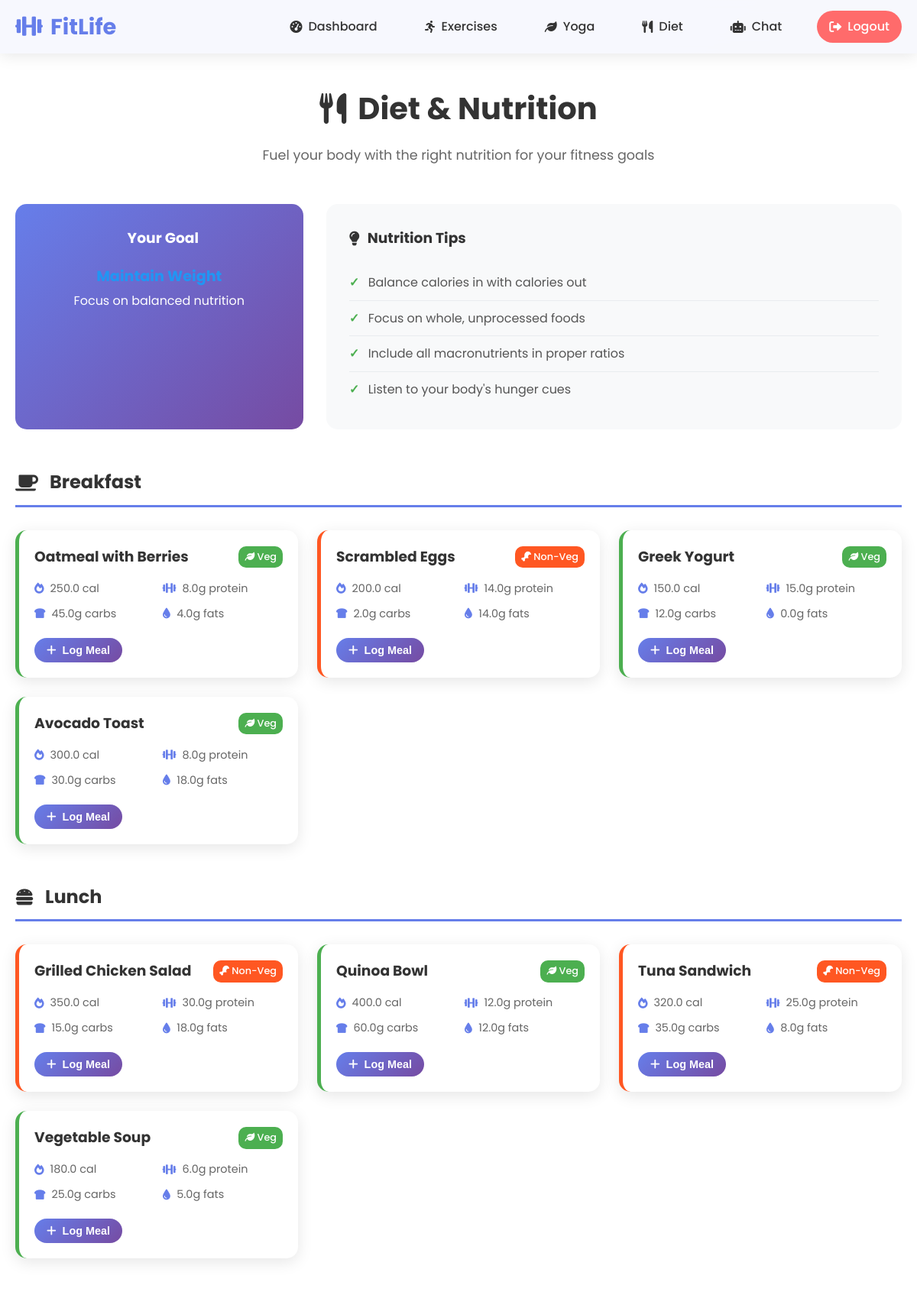
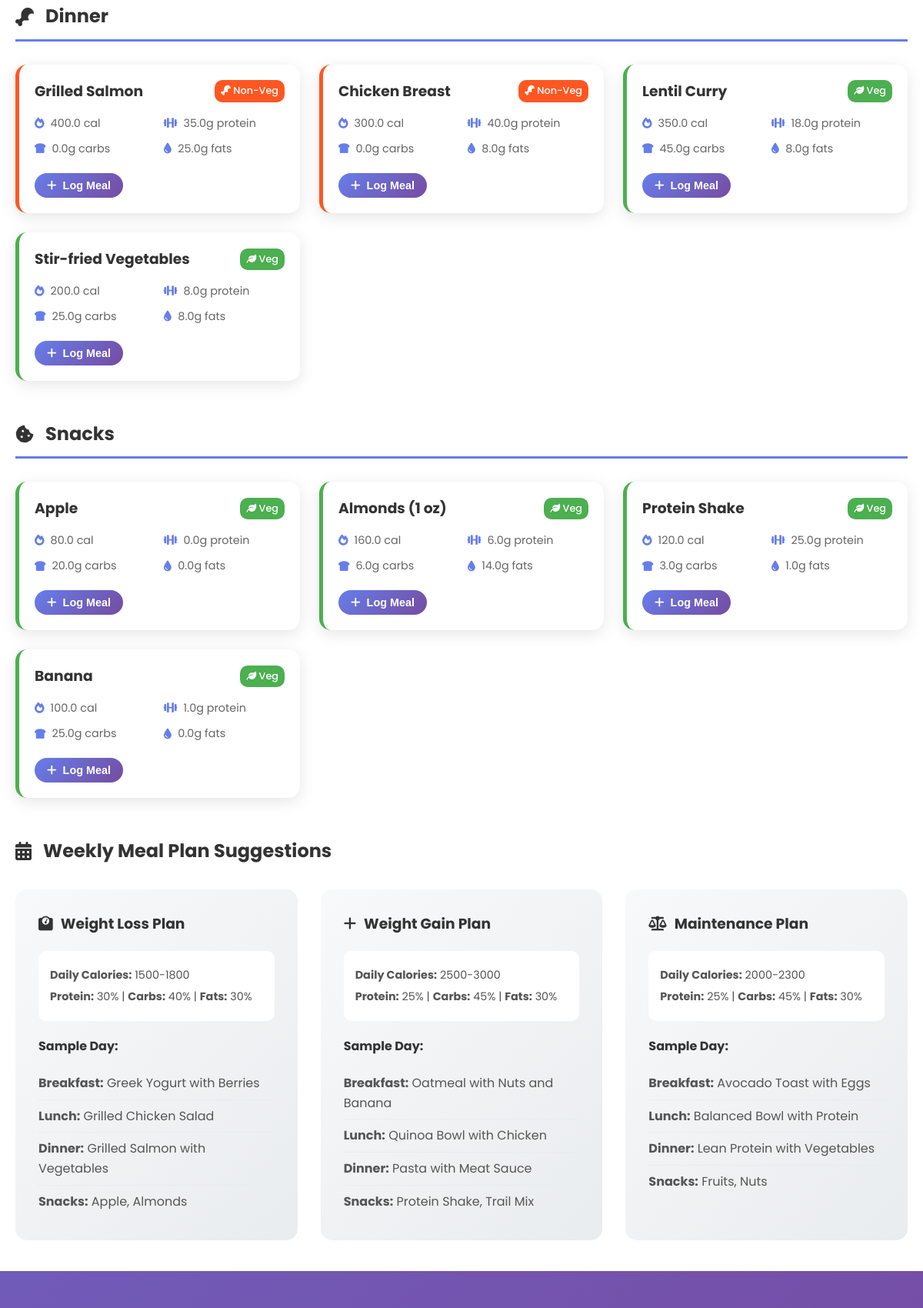
Page /diet (signed in, upper part) on the committed database (2 pictures, top to bottom).
### models.py (models this page shows)
class Meal(Base):
    __tablename__ = 'meals'
    id = Column(Integer, primary_key=True)
    name = Column(String(100), nullable=False)
    category = Column(String(50), nullable=False)  # breakfast, lunch, dinner, snack
    calories = Column(Float, nullable=False)  # per serving
    protein = Column(Float, default=0)
    carbs = Column(Float, default=0)
    fats = Column(Float, default=0)
    is_vegetarian = Column(Integer, default=0)  # 0 = no, 1 = yes
    meal_logs = relationship("MealLog", back_populates="meal")

### app.py (the view)
@app.route('/diet')
def diet():
  if 'user_id' not in session:
      return redirect(url_for('login'))
  db_session = get_db_session()
  user = db_session.query(User).filter_by(id=session['user_id']).first()
  meals = db_session.query(Meal).all()
  meal_categories = {}
  for meal in meals:
      if meal.category not in meal_categories:
          meal_categories[meal.category] = []
      meal_categories[meal.category].append(meal)
  db_session.close()
  return render_template('diet.html', meal_categories=meal_categories, user=user)

### app.py (called while the page is built)
def get_db_session():
  return Session()

### templates/diet.html (shortened to what this page needs)
{% extends "base.html" %}
{% block content %}
<div class="diet-container">
    <div class="page-header">
        <h1><i class="fas fa-utensils"></i> Diet & Nutrition</h1>
        <p>Fuel your body with the right nutrition for your fitness goals</p>
    </div>
    <div class="diet-overview">
        <div class="goal-card">
            <h3> Your Goal</h3>
            <p class="goal-text">
                {% if user.goal == 'lose_weight' %}
                    <span class="goal-lose">Lose Weight</span>
                    <br><small>Focus on creating a caloric deficit</small>
                {% elif user.goal == 'gain_weight' %}
                    <span class="goal-gain">Gain Weight</span>
                    <br><small>Focus on healthy caloric surplus</small>
                {% else %}
                    <span class="goal-maintain">Maintain Weight</span>
                    <br><small>Focus on balanced nutrition</small>
                {% endif %}
            </p>
        </div>
        <div class="nutrition-tips">
            <h3><i class="fas fa-lightbulb"></i> Nutrition Tips</h3>
            {% if user.goal == 'lose_weight' %}
                <ul>
                    <li>Eat in a caloric deficit (burn more than you consume)</li>
                    <li>Focus on protein to maintain muscle mass</li>
                    <li>Include plenty of vegetables and fiber</li>
                    <li>Stay hydrated and avoid empty calories</li>
                </ul>
            {% else %}
                <ul>
                    <li>Balance calories in with calories out</li>
                    <li>Focus on whole, unprocessed foods</li>
                    <li>Include all macronutrients in proper ratios</li>
                    <li>Listen to your body's hunger cues</li>
                </ul>
            {% endif %}
        </div>
    </div>
    {% for category, meals in meal_categories.items() %}
        <div class="meal-category">
            <div class="category-header">
                <h2>
                    {% if category == 'breakfast' %}
                        <i class="fas fa-coffee"></i> Breakfast
                    {% elif category == 'lunch' %}
                        <i class="fas fa-hamburger"></i> Lunch
                    {% elif category == 'dinner' %}
                        <i class="fas fa-drumstick-bite"></i> Dinner
                    {% else %}
                        <i class="fas fa-cookie-bite"></i> Snacks
                    {% endif %}
                </h2>
            </div>
            <div class="meals-grid">
                {% for meal in meals %}
                    <div class="meal-card {{ 'vegetarian' if meal.is_vegetarian else 'non-vegetarian' }}">
                        <div class="meal-header">
                            <h3>{{ meal.name }}</h3>
                            {% if meal.is_vegetarian %}
                                <span class="veg-badge"><i class="fas fa-leaf"></i> Veg</span>
                            {% else %}
                                <span class="non-veg-badge"><i class="fas fa-drumstick-bite"></i> Non-Veg</span>
                            {% endif %}
                        </div>
                        <div class="meal-nutrition">
                            <div class="nutrition-item">
                                <i class="fas fa-fire"></i>
                                <span>{{ meal.calories }} cal</span>
                            </div>
                            <div class="nutrition-item">
                                <i class="fas fa-dumbbell"></i>
                                <span>{{ meal.protein }}g protein</span>
                            </div>
                            <div class="nutrition-item">
                                <i class="fas fa-bread-slice"></i>
                                <span>{{ meal.carbs }}g carbs</span>
                            </div>
                            <div class="nutrition-item">
                                <i class="fas fa-tint"></i>
                                <span>{{ meal.fats }}g fats</span>
                            </div>
                        </div>
                        <button class="btn btn-primary btn-small" onclick="openMealModal({{ meal.id }}, '{{ meal.name }}', {{ meal.calories }})">
                            <i class="fas fa-plus"></i> Log Meal
                        </button>
                    </div>
                {% endfor %}
            </div>
        </div>
    {% endfor %}
    <div class="meal-planning">
        <h2><i class="fas fa-calendar-alt"></i> Weekly Meal Plan Suggestions</h2>
        <div class="meal-plan-grid">
            <div class="meal-plan-card">
                <h3><i class="fas fa-weight"></i> Weight Loss Plan</h3>
                <div class="plan-details">
                    <p><strong>Daily Calories:</strong> 1500-1800</p>
                    <p><strong>Protein:</strong> 30% | <strong>Carbs:</strong> 40% | <strong>Fats:</strong> 30%</p>
                </div>
                <div class="sample-day">
                    <h4>Sample Day:</h4>
                    <ul>
                        <li><strong>Breakfast:</strong> Greek Yogurt with Berries</li>
                        <li><strong>Lunch:</strong> Grilled Chicken Salad</li>
                        <li><strong>Dinner:</strong> Grilled Salmon with Vegetables</li>
                        <li><strong>Snacks:</strong> Apple, Almonds</li>
                    </ul>
                </div>
            </div>
            <div class="meal-plan-card">
                <h3><i class="fas fa-plus"></i> Weight Gain Plan</h3>
                <div class="plan-details">
                    <p><strong>Daily Calories:</strong> 2500-3000</p>
                    <p><strong>Protein:</strong> 25% | <strong>Carbs:</strong> 45% | <strong>Fats:</strong> 30%</p>
                </div>
                <div class="sample-day">
                    <h4>Sample Day:</h4>
                    <ul>
                        <li><strong>Breakfast:</strong> Oatmeal with Nuts and Banana</li>
                        <li><strong>Lunch:</strong> Quinoa Bowl with Chicken</li>
                        <li><strong>Dinner:</strong> Pasta with Meat Sauce</li>
                        <li><strong>Snacks:</strong> Protein Shake, Trail Mix</li>
                    </ul>
                </div>
            </div>
            <div class="meal-plan-card">
                <h3><i class="fas fa-balance-scale"></i> Maintenance Plan</h3>
                <div class="plan-details">
                    <p><strong>Daily Calories:</strong> 2000-2300</p>
                    <p><strong>Protein:</strong> 25% | <strong>Carbs:</strong> 45% | <strong>Fats:</strong> 30%</p>
                </div>
                <div class="sample-day">
                    <h4>Sample Day:</h4>
                    <ul>
                        <li><strong>Breakfast:</strong> Avocado Toast with Eggs</li>
                        <li><strong>Lunch:</strong> Balanced Bowl with Protein</li>
                        <li><strong>Dinner:</strong> Lean Protein with Vegetables</li>
                        <li><strong>Snacks:</strong> Fruits, Nuts</li>
                    </ul>
                </div>
            </div>
        </div>
    </div>
</div>
{% endblock %}

### static/css/style.css (style rules this page uses)
* { margin: 0; padding: 0; box-sizing: border-box; }
body { font-family: "Poppins", sans-serif; line-height: 1.6; color: #333; background: linear-gradient(135deg, #667eea 0%, #764ba2 100%); min-height: 100vh; }
.btn { display: inline-flex; align-items: center; gap: 8px; padding: 12px 24px; border: none; border-radius: 25px; font-weight: 600; text-decoration: none; cursor: pointer; transition: all 0.3s ease; font-size: 1rem; }
.btn-primary { background: linear-gradient(135deg, #667eea, #764ba2); color: white; }
.btn-small { padding: 8px 16px; font-size: 0.9rem; }
.page-header { text-align: center; margin-bottom: 50px; }
.page-header h1 { font-size: 2.5rem; color: #333; margin-bottom: 15px; display: flex; align-items: center; justify-content: center; gap: 15px; }
.page-header p { color: #666; font-size: 1.1rem; }
.category-header h2 { color: #333; margin-bottom: 30px; padding-bottom: 10px; border-bottom: 3px solid #667eea; display: flex; align-items: center; gap: 15px; }
.diet-container { padding: 40px 20px; max-width: 1200px; margin: 0 auto; background: white; min-height: 90vh; }
.diet-overview { display: grid; grid-template-columns: 1fr 2fr; gap: 30px; margin-bottom: 50px; }
.goal-card { background: linear-gradient(135deg, #667eea, #764ba2); color: white; padding: 30px; border-radius: 15px; text-align: center; }
.goal-card h3 { margin-bottom: 20px; display: flex; align-items: center; justify-content: center; gap: 10px; }
.goal-text { font-size: 1.2rem; margin: 0; }
.goal-maintain { color: #2196f3; font-weight: 700; }
.nutrition-tips { background: #f8f9fa; padding: 30px; border-radius: 15px; }
.nutrition-tips h3 { color: #333; margin-bottom: 20px; display: flex; align-items: center; gap: 10px; }
.nutrition-tips ul { list-style: none; }
.nutrition-tips li { padding: 10px 0; border-bottom: 1px solid #e9ecef; color: #555; position: relative; padding-left: 25px; }
.nutrition-tips li:before { content: "✓"; position: absolute; left: 0; color: #4caf50; font-weight: bold; }
.nutrition-tips li:last-child { border-bottom: none; }
.meal-category { margin-bottom: 50px; }
.meal-category .category-header h2 { color: #333; margin-bottom: 30px; padding-bottom: 10px; border-bottom: 3px solid #667eea; display: flex; align-items: center; gap: 15px; }
.meals-grid { display: grid; grid-template-columns: repeat(auto-fill, minmax(280px, 1fr)); gap: 25px; }
.meal-card { background: white; border-radius: 15px; padding: 20px; box-shadow: 0 5px 20px rgba(0, 0, 0, 0.1); transition: all 0.3s ease; border-left: 5px solid #667eea; }
.meal-card.vegetarian { border-left-color: #4caf50; }
.meal-card.non-vegetarian { border-left-color: #ff5722; }
.meal-header { display: flex; justify-content: space-between; align-items: center; margin-bottom: 15px; }
.meal-header h3 { color: #333; margin: 0; }
.veg-badge { background: #4caf50; color: white; padding: 4px 8px; border-radius: 10px; font-size: 0.8rem; font-weight: 500; }
.non-veg-badge { background: #ff5722; color: white; padding: 4px 8px; border-radius: 10px; font-size: 0.8rem; font-weight: 500; }
.meal-nutrition { display: grid; grid-template-columns: 1fr 1fr; gap: 10px; margin-bottom: 20px; }
.nutrition-item { display: flex; align-items: center; gap: 8px; color: #666; font-size: 0.9rem; }
.nutrition-item i { color: #667eea; }
.meal-planning { margin-top: 50px; }
.meal-planning h2 { color: #333; margin-bottom: 30px; display: flex; align-items: center; gap: 15px; }
.meal-plan-grid { display: grid; grid-template-columns: repeat(auto-fit, minmax(350px, 1fr)); gap: 30px; }
.meal-plan-card { background: linear-gradient(135deg, #f8f9fa, #e9ecef); padding: 30px; border-radius: 15px; transition: all 0.3s ease; }
.meal-plan-card h3 { color: #333; margin-bottom: 20px; display: flex; align-items: center; gap: 10px; }
.plan-details { background: white; padding: 15px; border-radius: 10px; margin-bottom: 20px; }
.plan-details p { margin: 5px 0; color: #555; font-size: 0.9rem; }
.sample-day h4 { color: #333; margin-bottom: 15px; }
.sample-day ul { list-style: none; }
.sample-day li { padding: 8px 0; border-bottom: 1px solid #e9ecef; color: #555; }
.sample-day li:last-child { border-bottom: none; }

### rows in the picture
Meal: category "breakfast" (drawn), name "Oatmeal with Berries", is_vegetarian 1 (drawn), calories "250.0", protein "8.0", carbs "45.0", fats "4.0"
Meal: name "Scrambled Eggs", is_vegetarian 0 (drawn), calories "200.0", protein "14.0", carbs "2.0", fats "14.0"
Meal: name "Greek Yogurt", is_vegetarian 1 (drawn), calories "150.0", protein "15.0", carbs "12.0", fats "0.0"
Meal: name "Avocado Toast", is_vegetarian 1 (drawn), calories "300.0", protein "8.0", carbs "30.0", fats "18.0"
Meal: category "lunch" (drawn), name "Grilled Chicken Salad", is_vegetarian 0 (drawn), calories "350.0", protein "30.0", carbs "15.0", fats "18.0"
Meal: name "Quinoa Bowl", is_vegetarian 1 (drawn), calories "400.0", protein "12.0", carbs "60.0", fats "12.0"
Meal: name "Tuna Sandwich", is_vegetarian 0 (drawn), calories "320.0", protein "25.0", carbs "35.0", fats "8.0"
Meal: name "Vegetable Soup", is_vegetarian 1 (drawn), calories "180.0", protein "6.0", carbs "25.0", fats "5.0"
Meal: category "dinner" (drawn), name "Grilled Salmon", is_vegetarian 0 (drawn), calories "400.0", protein "35.0", carbs "0.0", fats "25.0"
Meal: name "Chicken Breast", is_vegetarian 0 (drawn), calories "300.0", protein "40.0", carbs "0.0", fats "8.0"
Meal: name "Lentil Curry", is_vegetarian 1 (drawn), calories "350.0", protein "18.0", carbs "45.0", fats "8.0"
Meal: name "Stir-fried Vegetables", is_vegetarian 1 (drawn), calories "200.0", protein "8.0", carbs "25.0", fats "8.0"
Meal: category "snack" (drawn), name "Apple", is_vegetarian 1 (drawn), calories "80.0", protein "0.0", carbs "20.0", fats "0.0"
Meal: name "Almonds (1 oz)", is_vegetarian 1 (drawn), calories "160.0", protein "6.0", carbs "6.0", fats "14.0"
Meal: name "Protein Shake", is_vegetarian 1 (drawn), calories "120.0", protein "25.0", carbs "3.0", fats "1.0"
Meal: name "Banana", is_vegetarian 1 (drawn), calories "100.0", protein "1.0", carbs "25.0", fats "0.0"
